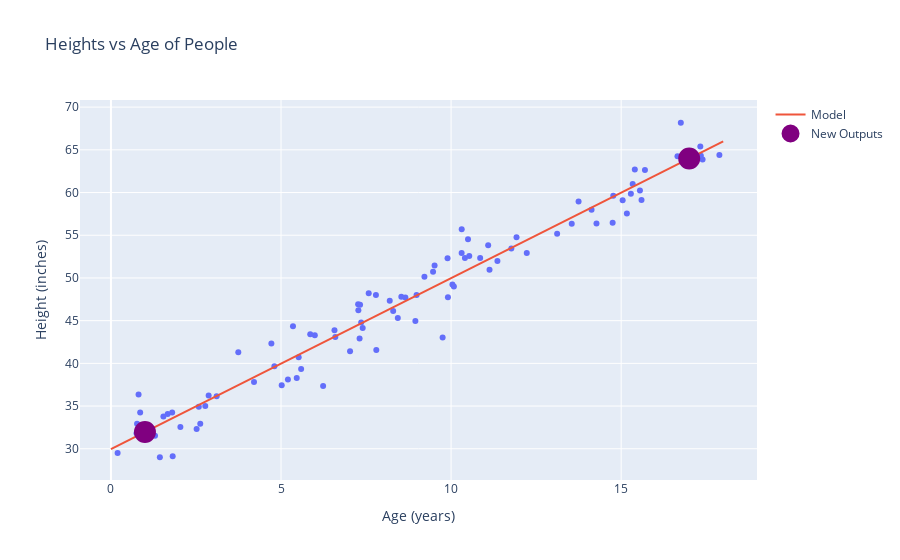

Source (notebook cell):
### Code cell
make_picture("AgesAndHeights.pkl", model_in, np.array([[1], [17]]), 'x.svg')
